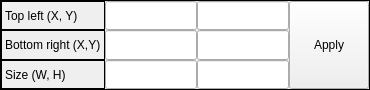
<?xml version="1.0" encoding="UTF-8"?>
<ui version="4.0">
 <class>RectInfo</class>
 <widget class="QFrame" name="RectInfo">
  <property name="geometry">
   <rect>
    <x>0</x>
    <y>0</y>
    <width>370</width>
    <height>90</height>
   </rect>
  </property>
  <property name="minimumSize">
   <size>
    <width>0</width>
    <height>0</height>
   </size>
  </property>
  <property name="maximumSize">
   <size>
    <width>370</width>
    <height>90</height>
   </size>
  </property>
  <property name="windowTitle">
   <string>Frame</string>
  </property>
  <property name="frameShape">
   <enum>QFrame::Box</enum>
  </property>
  <layout class="QGridLayout" name="gridLayout_2">
   <property name="leftMargin">
    <number>0</number>
   </property>
   <property name="topMargin">
    <number>0</number>
   </property>
   <property name="rightMargin">
    <number>0</number>
   </property>
   <property name="bottomMargin">
    <number>0</number>
   </property>
   <property name="spacing">
    <number>0</number>
   </property>
   <item row="0" column="0">
    <layout class="QGridLayout" name="gridLayout">
     <item row="0" column="0">
      <widget class="QLabel" name="label">
       <property name="sizePolicy">
        <sizepolicy hsizetype="Preferred" vsizetype="Preferred">
         <horstretch>0</horstretch>
         <verstretch>0</verstretch>
        </sizepolicy>
       </property>
       <property name="frameShape">
        <enum>QFrame::Box</enum>
       </property>
       <property name="text">
        <string>Top left (X, Y)</string>
       </property>
      </widget>
     </item>
     <item row="1" column="1">
      <widget class="QLineEdit" name="rectEditBottomRightX">
       <property name="sizePolicy">
        <sizepolicy hsizetype="Preferred" vsizetype="Preferred">
         <horstretch>0</horstretch>
         <verstretch>0</verstretch>
        </sizepolicy>
       </property>
      </widget>
     </item>
     <item row="1" column="0">
      <widget class="QLabel" name="label_4">
       <property name="frameShape">
        <enum>QFrame::Box</enum>
       </property>
       <property name="text">
        <string>Bottom right (X,Y)</string>
       </property>
      </widget>
     </item>
     <item row="0" column="2">
      <widget class="QLineEdit" name="rectEditTopLeftY">
       <property name="sizePolicy">
        <sizepolicy hsizetype="Preferred" vsizetype="Preferred">
         <horstretch>0</horstretch>
         <verstretch>0</verstretch>
        </sizepolicy>
       </property>
      </widget>
     </item>
     <item row="2" column="2">
      <widget class="QLineEdit" name="rectEditHeight">
       <property name="sizePolicy">
        <sizepolicy hsizetype="Preferred" vsizetype="Preferred">
         <horstretch>0</horstretch>
         <verstretch>0</verstretch>
        </sizepolicy>
       </property>
       <property name="maximumSize">
        <size>
         <width>370</width>
         <height>90</height>
        </size>
       </property>
      </widget>
     </item>
     <item row="2" column="1">
      <widget class="QLineEdit" name="rectEditWidth">
       <property name="sizePolicy">
        <sizepolicy hsizetype="Preferred" vsizetype="Preferred">
         <horstretch>0</horstretch>
         <verstretch>0</verstretch>
        </sizepolicy>
       </property>
      </widget>
     </item>
     <item row="0" column="1">
      <widget class="QLineEdit" name="rectEditTopLeftX">
       <property name="sizePolicy">
        <sizepolicy hsizetype="Preferred" vsizetype="Preferred">
         <horstretch>0</horstretch>
         <verstretch>0</verstretch>
        </sizepolicy>
       </property>
      </widget>
     </item>
     <item row="1" column="2">
      <widget class="QLineEdit" name="rectEditBottomRightY">
       <property name="sizePolicy">
        <sizepolicy hsizetype="Preferred" vsizetype="Preferred">
         <horstretch>0</horstretch>
         <verstretch>0</verstretch>
        </sizepolicy>
       </property>
      </widget>
     </item>
     <item row="2" column="0">
      <widget class="QLabel" name="label_2">
       <property name="sizePolicy">
        <sizepolicy hsizetype="Preferred" vsizetype="Preferred">
         <horstretch>0</horstretch>
         <verstretch>0</verstretch>
        </sizepolicy>
       </property>
       <property name="toolTip">
        <string>&lt;html&gt;&lt;head/&gt;&lt;body&gt;&lt;p&gt;Rectangel Size ( Width, Height)&lt;/p&gt;&lt;/body&gt;&lt;/html&gt;</string>
       </property>
       <property name="frameShape">
        <enum>QFrame::Box</enum>
       </property>
       <property name="text">
        <string>Size (W, H)</string>
       </property>
      </widget>
     </item>
    </layout>
   </item>
   <item row="0" column="1">
    <widget class="QPushButton" name="applyBtn">
     <property name="sizePolicy">
      <sizepolicy hsizetype="Preferred" vsizetype="Preferred">
       <horstretch>0</horstretch>
       <verstretch>0</verstretch>
      </sizepolicy>
     </property>
     <property name="text">
      <string>Apply</string>
     </property>
    </widget>
   </item>
  </layout>
 </widget>
 <resources/>
 <connections/>
</ui>
